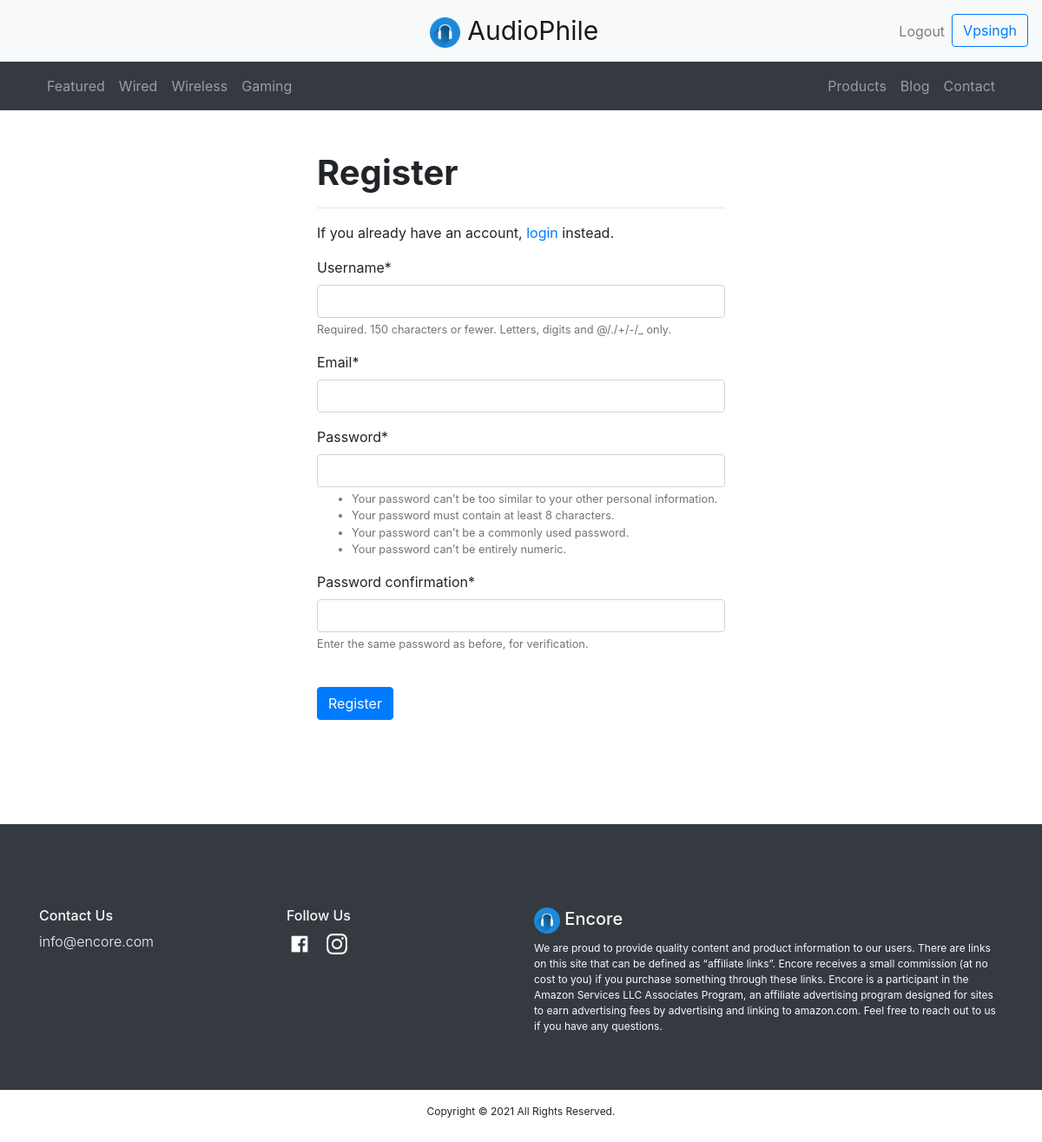
Page /register (signed in) on the committed database.
### main/models.py (models this page shows, shortened)
class Tag(models.Model):
	tag_name = models.CharField(max_length=15)
	tag_slug = models.SlugField()

### main/views.py (the view, shortened to what this page needs)
# urls.py: path("register", views.register, name="register"),
def register(request):
	form = NewUserForm
	return render (request=request, template_name="main/register.html", context={"form":form})

### main/context_processors.py (called while the page is built)
def menu(request):
    nav_tags = Tag.objects.all()[:4]
    return { 'nav_tags' : nav_tags,
    }

### main/templates/main/register.html (shortened to what this page needs)
{% extends "main/header.html" %}
	{% block content %}
	{% load crispy_forms_tags %}
	<div class="container py-5 col-lg-5">
	    <h1 class="font-weight-bold">Register</h1>
	    <hr>
		<p>If you already have an account, <a href="/login">login</a> instead.</p>
		<form method="POST">
			{{ form|crispy }}
			<br>
			<button class="btn btn-primary" type="submit">Register</button>
		</form>
		<br>
	</div>
	{% endblock %}

### main/templates/main/includes/navbar.html (shortened to what this page needs)
{% load static %}
  <nav class="navbar navbar-expand-md navbar-light bg-light">
    <div class="mx-auto order-0">
      <a class="navbar-brand" href="/" style="font-size:30px">
        <img src="{% static "img/logo.png" %}" width="35" height="35" alt="logo"> AudioPhile
      </a>
    </div>
    <div class="navbar-collapse collapse w-100 order-3 dual-collapse2">
      <ul class="navbar-nav ml-auto">
        {% if user.is_authenticated %}
          <li class="nav-item">
            <a class="nav-link" href="/logout">Logout</a>
          </li>
          <li class="nav-item">
            <a class="btn btn-outline-primary" href="/user">{{user.username|title}}</a>
          </li>
        {% endif %}
      </ul>
    </div>
  </nav>
  <div class="container-fluid sticky-top bg-dark">
    <nav class="container navbar navbar-expand-md navbar-dark">
      <div class="navbar-collapse collapse w-100 order-1 order-md-0 dual-collapse2">
        <ul class="navbar-nav mr-auto">
          {% for tag in nav_tags %}
            <li class="nav-item">
              <a class="nav-link" href="/blog/{{ tag.tag_slug }}">{{ tag.tag_name}}</a>
            </li>
          {% endfor %}
        </ul>
      </div>
      <div class="navbar-collapse collapse w-100 order-3 dual-collapse2">
        <ul class="navbar-nav ml-auto">
          <li class="nav-item">
            <a class="nav-link" href="/products">Products</a>
          </li>
          <li class="nav-item">
            <a class="nav-link" href="/blog/articles">Blog</a>
          </li>
          <li class="nav-item">
            <a class="nav-link" href="#contact">Contact</a>
          </li>
        </ul>
      </div>
    </nav>
  </div>

### rows in the picture
Tag: tag_name "Featured"
Tag: tag_name "Wired"
Tag: tag_name "Wireless"
Tag: tag_name "Gaming"

### other values in the picture
{{ user.username|title }} "Vpsingh"
